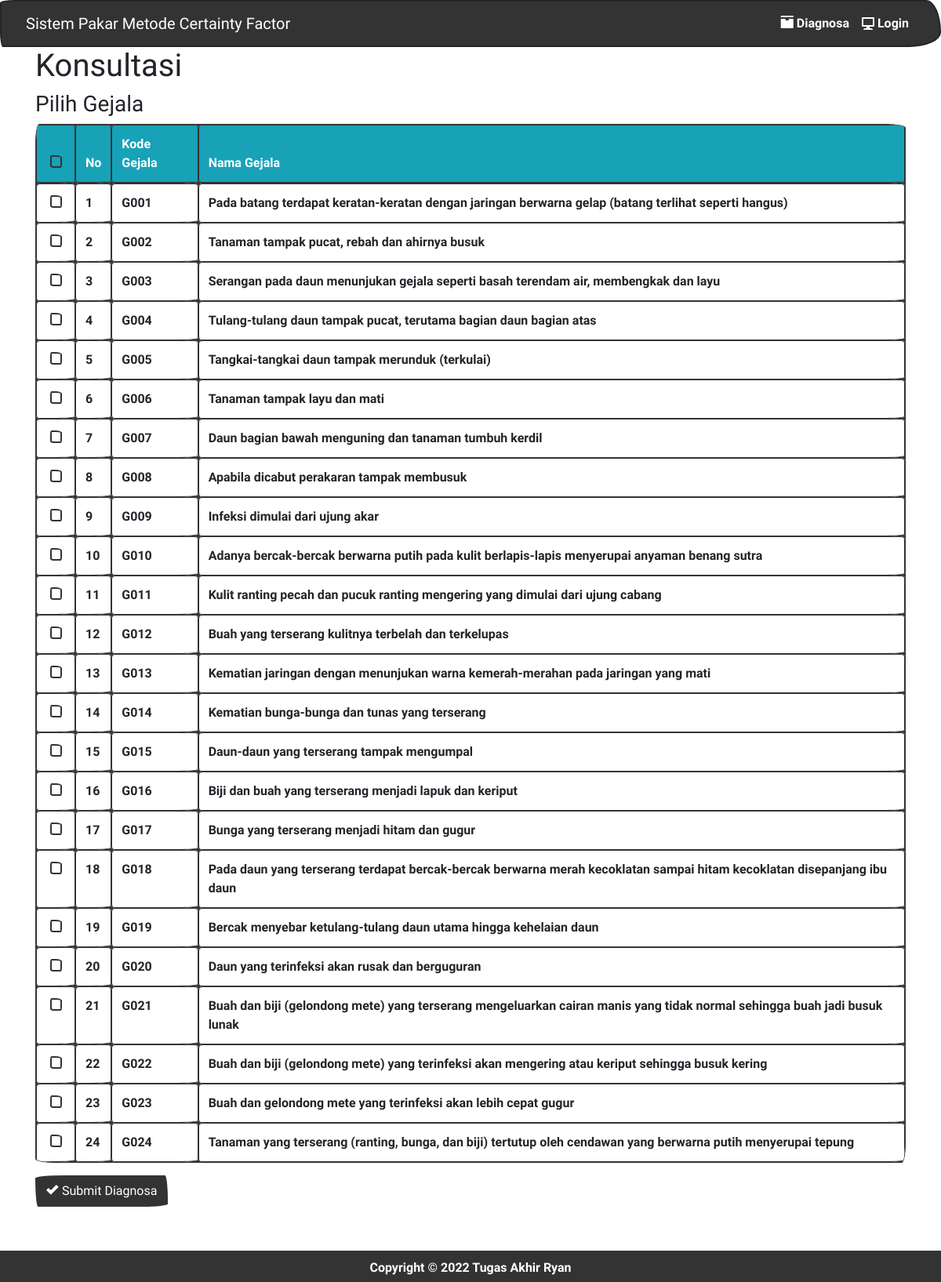
The page /?m=konsultasi on the database its author committed.
### tables this page shows
CREATE TABLE `tb_gejala` (
  `kode_gejala` varchar(8) NOT NULL,
  `nama_gejala` varchar(256) NOT NULL DEFAULT '',
  `keterangan` varchar(256) NOT NULL DEFAULT '',
  PRIMARY KEY (`kode_gejala`)
);

### functions.php (called while the page is built, shortened)
<?php
include'config.php';
include'includes/ez_sql_core.php';
include'includes/ez_sql_mysqli.php';
$db = new ezSQL_mysqli($config[username], $config[password], $config[database_name], $config[server]);
include'includes/general.php';
$mod = $_GET[m];

### config.php (called while the page is built)
<?php
$config["server"]='localhost';
$config["username"]='root';
$config["password"]='';
$config["database_name"]='sp_cf';

### includes/ez_sql_core.php (called while the page is built, shortened)
<?php
	class ezSQLcore
	{
		var $timers           = array();
		function get_host_port( $host, $default = false )
		{
			$port = $default;
			return array( $host, $port );
		}
		function flush()
		{
			$this->last_result = array();
		}
		function get_results($query=null, $output = OBJECT)
		{
			if ( $query )
			{
				$this->query($query);
			}
			if ( $output == OBJECT )
			{
				return $this->last_result;
			}
		}
		function timer_get_cur()
		{
			list($usec, $sec) = explode(" ",microtime());
			return ((float)$usec + (float)$sec);
		}
		function timer_start($timer_name)
		{
			$this->timers[$timer_name] = $this->timer_get_cur();
		}
		function timer_elapsed($timer_name)
		{
			return round($this->timer_get_cur() - $this->timers[$timer_name],2);
		}
	}

### includes/general.php (called while the page is built, shortened)
<?php
function esc_field($str){
    if (!get_magic_quotes_gpc())
        return addslashes($str);
    else
        return $str;
}

### includes/ez_sql_mysqli.php (called while the page is built, shortened)
<?php
	$ezsql_mysqli_str = array
	(
		1 => 'Require $dbuser and $dbpassword to connect to a database server',
		2 => 'Error establishing mySQLi database connection. Correct user/password? Correct hostname? Database server running?',
		3 => 'Require $dbname to select a database',
		4 => 'mySQLi database connection is not active',
		5 => 'Unexpected error while trying to select database'
	);
	class ezSQL_mysqli extends ezSQLcore
	{
		function ezSQL_mysqli($dbuser='', $dbpassword='', $dbname='', $dbhost='localhost', $encoding='')
		{
			$this->dbuser = $dbuser;
			$this->dbpassword = $dbpassword;
			$this->dbname = $dbname;
			$this->encoding = $encoding;
		}
		function connect($dbuser='', $dbpassword='', $dbhost='localhost', $dbport=false)
		{
			global $ezsql_mysqli_str; $return_val = false;
			if ( ! $dbuser )
			{
				$this->register_error($ezsql_mysqli_str[1].' in '.__FILE__.' on line '.__LINE__);
				$this->show_errors ? trigger_error($ezsql_mysqli_str[1],E_USER_WARNING) : null;
			}
			else
			{
				$this->dbh = new mysqli($dbhost,$dbuser,$dbpassword, '', $dbport);
				if( $this->dbh->connect_errno )
				{
					$this->register_error($ezsql_mysqli_str[2].' in '.__FILE__.' on line '.__LINE__);
					$this->show_errors ? trigger_error($ezsql_mysqli_str[2],E_USER_WARNING) : null;
				}
				else
				{
					$return_val = true;
				}
			}
			return $return_val;
		}
		function select($dbname='', $encoding='')
		{
			global $ezsql_mysqli_str; $return_val = false;
			if ( ! $dbname )
			{
				$this->register_error($ezsql_mysqli_str[3].' in '.__FILE__.' on line '.__LINE__);
				$this->show_errors ? trigger_error($ezsql_mysqli_str[3],E_USER_WARNING) : null;
			}
			else if ( ! $this->dbh )
			{
				$this->register_error($ezsql_mysqli_str[4].' in '.__FILE__.' on line '.__LINE__);
				$this->show_errors ? trigger_error($ezsql_mysqli_str[4],E_USER_WARNING) : null;
			}
			else if ( !@$this->dbh->select_db($dbname) )
			{
				if ( !$str = @$this->dbh->error)
					  $str = $ezsql_mysqli_str[5];
				$this->register_error($str.' in '.__FILE__.' on line '.__LINE__);
				$this->show_errors ? trigger_error($str,E_USER_WARNING) : null;
			}
			else
			{
				$return_val = true;
			}
			return $return_val;
		}
		function query($query)
		{
			$return_val = 0;
			$query = trim($query);
			$this->result = @$this->dbh->query($query);
			if ( preg_match("/^(insert|delete|update|replace|truncate|drop|create|alter|begin|commit|rollback|set|lock|unlock|call)/i",$query) )
			{
				$is_insert = true;
				$this->rows_affected = @$this->dbh->affected_rows;
				if ( preg_match("/^(insert|replace)\s+/i",$query) )
				{
					$this->insert_id = @$this->dbh->insert_id;
				}
				$return_val = $this->rows_affected;
			}
			else
			{
				$is_insert = false;
				$i=0;
				$num_rows=0;
				while ( $row = @$this->result->fetch_object() )
				{
					$num_rows++;
				}
				$this->num_rows = $num_rows;
				$return_val = $this->num_rows;
			}
			return $return_val;
		}
	}

### konsultasi.php (the view, shortened to what this page needs)
<div class="page-header">
    <h1>Konsultasi</h1>
</div>
<form action="?m=hasil" method="post">
    <div class="panel panel-default">
        <div class="panel-heading">
            <h3 class="panel-title">Pilih Gejala</h3>
        </div>
        <table class="table table-bordered table-hover table-striped">
        <thead class="table-info">
            <tr>
                <th><input type="checkbox" id="checkAll" class="ml-4" /></th>
                <th>No</th>
                <th>Kode Gejala</th>
                <th>Nama Gejala</th>
            </tr>
        </thead>
        <?php
        $q = esc_field($_GET['q']);
        $rows = $db->get_results("SELECT * FROM tb_gejala
        WHERE kode_gejala LIKE '%$q%' OR nama_gejala LIKE '%$q%' OR keterangan LIKE '%$q%'
        ORDER BY kode_gejala");
        $no=1;
        foreach($rows as $row):?>
		<tbody>
        <tr>
            <td><input type="checkbox" name="gejala[]" value="<?=$row->kode_gejala?>" class="ml-4" /></td>
            <td><?=$no++?></td>
            <td><?=$row->kode_gejala?></td>
            <td><?=$row->nama_gejala?></td>
        </tr>
        <?php endforeach;
        ?>
        </table>
        <div class="panel-footer">
            <button class="btn btn-primary"><span class="oi oi-check"></span> Submit Diagnosa</button>
        </div>
    </div></br></br>
</form>

### index.php (shortened to what this page needs)
<?php
include'functions.php';
?>
<!DOCTYPE html>
<html lang="en">
  <head>
    <link href="assets/css/general.css" rel="stylesheet"/>
	<link href="assets/font/css/open-iconic-bootstrap.css" rel="stylesheet"/>
	<link href="new/css/bootstrap.min.css" rel="stylesheet">
  </head>
  <body>
	<nav class="navbar navbar-expand-lg navbar-dark bg-primary">
      <div class="container-fluid">
        <a href="index.php" class="navbar-brand">Sistem Pakar Metode Certainty Factor</a>
        <div class="collapse navbar-collapse" id="mobile-view">
          <ul class="nav navbar-nav ml-auto">
            <?php if($_SESSION[login]):?>
            <li class="nav-item"><a class="nav-link" href="?m=diagnosa"><span class="oi oi-eye"></span> Data Diagnosa Depresi</a></li>
            <li class="nav-item"><a class="nav-link" href="?m=gejala"><span class="oi oi-fire"></span> Data Gejala</a></li>
            <li class="nav-item"><a class="nav-link" href="?m=relasi"><span class="oi oi-loop-square"></span>Data Relasi</a></li>
            <li class="nav-item"><a class="nav-link" href="?m=password"><span class="oi oi-key"></span> Password</a></li>
            <li class="nav-item"><a class="nav-link" href="aksi.php?act=logout"><span class="oi oi-lock-locked"></span> Logout</a></li>
            <?php else:?>
            <li class="nav-item"><a class="nav-link" href="?m=konsultasi"><span class="oi oi-box"></span> Diagnosa </a></li>
            <li class="nav-item"><a class="nav-link" href="?m=login"><span class="oi oi-monitor"></span> Login</a></li>
            <?php endif?>
          </ul>
        </div>
      </div>
    </nav>
    <div class="container">
    <?php
        if(file_exists($mod.'.php'))
            if(!$_SESSION[login] && in_array($mod, array('diagnosa', 'gejala', 'relasi', 'password')))
                redirect_js('index.php?m=login');
            else
                include $mod.'.php';
        else
            include 'home.php';
    ?>
    </div></br></br>
    <footer class="footer bg-primary">
      <div class="container">
        <center><p style="color:white;">Copyright &copy; <?=date('Y')?> Tugas Akhir Ryan</p>
      </div>
    </footer>
 </body>
</html>

### assets/css/general.css (style rules this page uses)
html { position: relative; min-height: 100%; }
body { margin-bottom: 70px; }
.footer { position: absolute; bottom: 0; width: 100%; height: 40px; }
.footer .container p { margin: 10px 0; }
.page-header { margin-top: 0; padding-bottom: 0; }
.page-header h1 { margin-top: 0; }

### rows shown on the page
tb_gejala: kode_gejala "G001", nama_gejala "Pada batang terdapat keratan-keratan dengan jaringan berwarna gelap (batang terlihat seperti hangus)"
tb_gejala: kode_gejala "G002", nama_gejala "Tanaman tampak pucat, rebah dan ahirnya busuk"
tb_gejala: kode_gejala "G003", nama_gejala "Serangan pada daun menunjukan gejala seperti basah terendam air, membengkak dan layu"
tb_gejala: kode_gejala "G004", nama_gejala "Tulang-tulang daun tampak pucat, terutama bagian daun bagian atas"
tb_gejala: kode_gejala "G005", nama_gejala "Tangkai-tangkai daun tampak merunduk (terkulai)"
tb_gejala: kode_gejala "G006", nama_gejala "Tanaman tampak layu dan mati"
tb_gejala: kode_gejala "G007", nama_gejala "Daun bagian bawah menguning dan tanaman tumbuh kerdil"
tb_gejala: kode_gejala "G008", nama_gejala "Apabila dicabut perakaran tampak membusuk"
tb_gejala: kode_gejala "G009", nama_gejala "Infeksi dimulai dari ujung akar"
tb_gejala: kode_gejala "G010", nama_gejala "Adanya bercak-bercak berwarna putih pada kulit berlapis-lapis menyerupai anyaman benang sutra"
tb_gejala: kode_gejala "G011", nama_gejala "Kulit ranting pecah dan pucuk ranting mengering yang dimulai dari ujung cabang"
tb_gejala: kode_gejala "G012", nama_gejala "Buah yang terserang kulitnya terbelah dan terkelupas"
tb_gejala: kode_gejala "G013", nama_gejala "Kematian jaringan dengan menunjukan warna kemerah-merahan pada jaringan yang mati"
tb_gejala: kode_gejala "G014", nama_gejala "Kematian bunga-bunga dan tunas yang terserang"
tb_gejala: kode_gejala "G015", nama_gejala "Daun-daun yang terserang tampak mengumpal"
tb_gejala: kode_gejala "G016", nama_gejala "Biji dan buah yang terserang menjadi lapuk dan keriput"
tb_gejala: kode_gejala "G017", nama_gejala "Bunga yang terserang menjadi hitam dan gugur"
tb_gejala: kode_gejala "G018", nama_gejala "Pada daun yang terserang terdapat bercak-bercak berwarna merah kecoklatan sampai hitam kecoklatan disepanjang ibu daun"
tb_gejala: kode_gejala "G019", nama_gejala "Bercak menyebar ketulang-tulang daun utama hingga kehelaian daun"
tb_gejala: kode_gejala "G020", nama_gejala "Daun yang terinfeksi akan rusak dan berguguran"
tb_gejala: kode_gejala "G021", nama_gejala "Buah dan biji (gelondong mete) yang terserang mengeluarkan cairan manis yang tidak normal sehingga buah jadi busuk lunak"
tb_gejala: kode_gejala "G022", nama_gejala "Buah dan biji (gelondong mete) yang terinfeksi akan mengering atau keriput sehingga busuk kering"
tb_gejala: kode_gejala "G023", nama_gejala "Buah dan gelondong mete yang terinfeksi akan lebih cepat gugur"
tb_gejala: kode_gejala "G024", nama_gejala "Tanaman yang terserang (ranting, bunga, dan biji) tertutup oleh cendawan yang berwarna putih menyerupai tepung"
